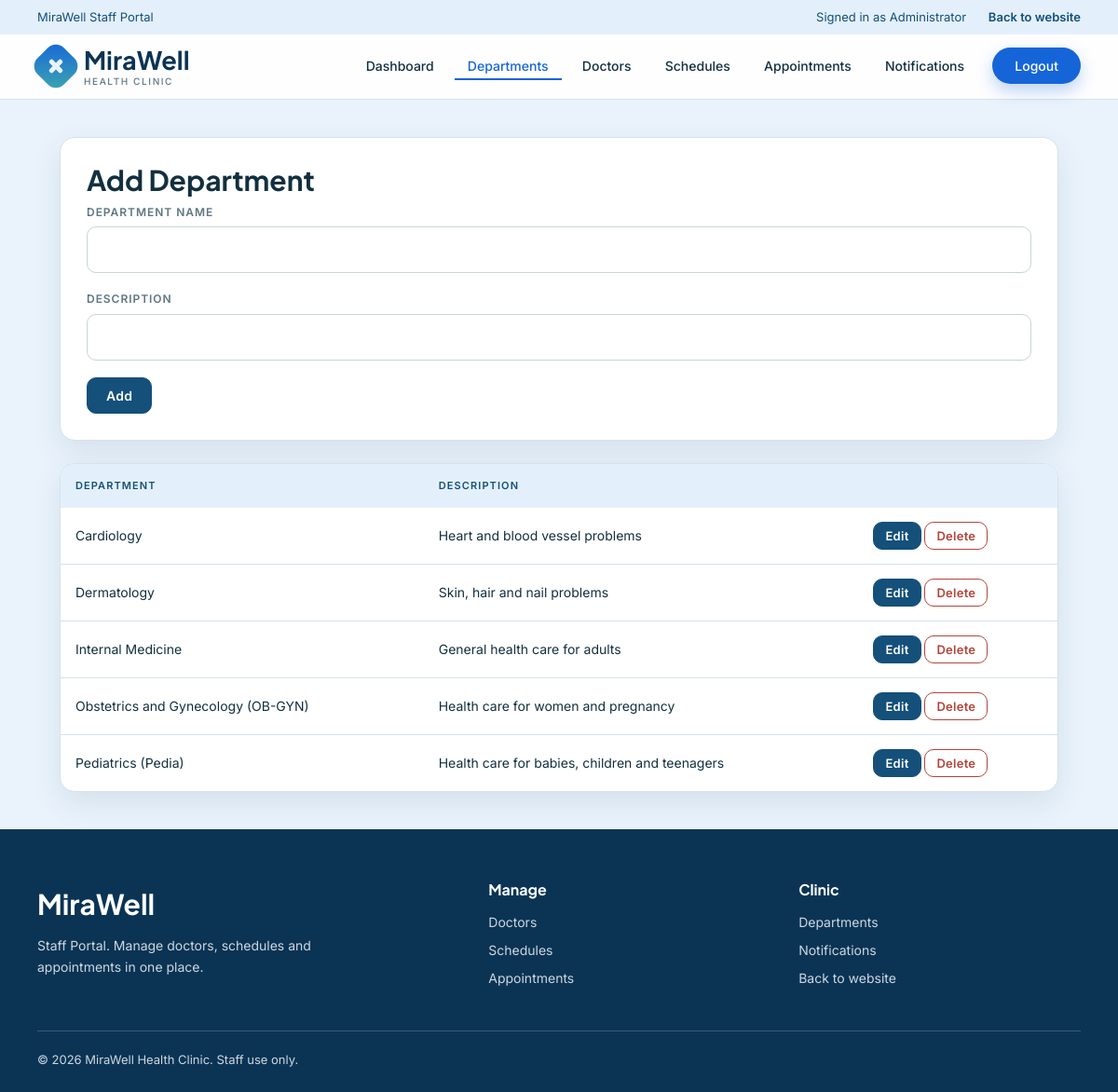
The page /medical_appointment/admin/departments.php (signed in) on the database its author committed.
### tables this page shows
CREATE TABLE departments (
  department_id INT AUTO_INCREMENT PRIMARY KEY,
  department_name VARCHAR(100) NOT NULL UNIQUE,
  description VARCHAR(255)
);

### medical_appointment/api/config.php (called while the page is built, shortened)
<?php
try {
    $conn = new mysqli("localhost", "root", "", "medical_appointment");
    $conn->set_charset("utf8mb4");
} catch (Exception $ex) {
    die("Cannot connect to the database. Start MySQL in XAMPP and import database.sql first.");
}
function run($sql, $types = "", $params = []) {
    global $conn;
    $stmt = $conn->prepare($sql);
    $stmt->execute();
    return $stmt;
}
function rows($sql, $types = "", $params = []) {
    return run($sql, $types, $params)->get_result()->fetch_all(MYSQLI_ASSOC);
}
function e($text) {
    return htmlspecialchars($text ?? "");
}
require_once __DIR__ . "/functions.php";

### medical_appointment/admin/departments.php (the view, shortened to what this page needs)
<?php
include "../api/config.php";
$edit = null;
$departments = rows("SELECT * FROM departments ORDER BY department_name");
include "header.php";
?>
<div class="box">
    <h2><?= $edit ? "Edit Department" : "Add Department" ?></h2>
    <form method="post">
        <label>Department Name</label>
        <input type="text" name="name" value="<?= e($edit["department_name"] ?? "") ?>" required>
        <label>Description</label>
        <input type="text" name="description" value="<?= e($edit["description"] ?? "") ?>">
        <button type="submit"><?= $edit ? "Update" : "Add" ?></button>
    </form>
</div>
<div class="table-wrap">
    <table>
        <tr>
            <th>Department</th>
            <th>Description</th>
            <th></th>
        </tr>
        <?php foreach ($departments as $d) { ?>
            <tr>
                <td><?= e($d["department_name"]) ?></td>
                <td><?= e($d["description"]) ?></td>
                <td>
                    <a class="btn" href="departments.php?edit=<?= $d["department_id"] ?>">Edit</a>
                    <a class="btn btn-red" href="departments.php?delete=<?= $d["department_id"] ?>" data-confirm="Delete this department?">Delete</a>
                </td>
            </tr>
        <?php } ?>
    </table>
</div>
<?php include "footer.php"; ?>

### medical_appointment/style/style.css (style rules this page uses)
:root { --cream: #eaf3fc; --cream-light: #f7fbfd; --rock: #7fc4c9; --rock-light: #e3f0fb; --blue: #1565d8; --teal: #3fa7b0; --venice: #14507a; --venice-dark: #0b3454; --ink: #12303f; --muted: #5f7684; --line: #d5e3ea; --red: #b4443a; --shadow: 0 12px 32px rgba(15, 67, 96, 0.1); --serif: "Plus Jakarta Sans", "Segoe UI", Roboto, Arial, sans-serif; --sans: "Inter", "Segoe UI", Roboto, Arial, sans-serif; }
* { box-sizing: border-box; }
body { margin: 0; font-family: var(--sans); font-size: 15px; line-height: 1.6; color: var(--ink); background: var(--cream); }
a { color: var(--venice); }
h1, h2, h3, h4 { font-family: var(--serif); font-weight: 700; line-height: 1.15; color: var(--ink); }
h2 { margin: 0 0 8px; font-size: 30px; }
.box { margin-bottom: 24px; padding: 28px; background: white; border: 1px solid var(--line); border-radius: 16px; box-shadow: var(--shadow); }
label { display: block; font-size: 12px; font-weight: 600; letter-spacing: 0.08em; text-transform: uppercase; color: var(--muted); }
input, select, textarea { width: 100%; margin: 6px 0 18px; padding: 12px 14px; font: inherit; color: var(--ink); background: white; border: 1px solid #c9d4da; border-radius: 10px; }
button, .btn { display: inline-block; padding: 10px 20px; font: 600 14px var(--sans); letter-spacing: 0.02em; color: white; text-decoration: none; background: var(--venice); border: 1px solid var(--venice); border-radius: 10px; cursor: pointer; transition: background 0.2s, border-color 0.2s, color 0.2s, transform 0.15s; }
.btn-red { color: var(--red); background: transparent; border-color: var(--red); }
td .btn, td button { padding: 6px 12px; font-size: 13px; }
.table-wrap { margin-bottom: 24px; overflow-x: auto; background: white; border: 1px solid var(--line); border-radius: 16px; box-shadow: var(--shadow); }
table { width: 100%; border-collapse: collapse; }
th { padding: 15px 16px; text-align: left; font-size: 11px; font-weight: 600; letter-spacing: 0.1em; text-transform: uppercase; color: var(--venice); background: var(--rock-light); }
td { padding: 15px 16px; font-size: 14px; border-bottom: 1px solid var(--line); }
tr:last-child td { border-bottom: none; }

### rows shown on the page
departments: department_name "Cardiology", description "Heart and blood vessel problems"
departments: department_name "Dermatology", description "Skin, hair and nail problems"
departments: department_name "Internal Medicine", description "General health care for adults"
departments: department_name "Obstetrics and Gynecology (OB-GYN)", description "Health care for women and pregnancy"
departments: department_name "Pediatrics (Pedia)", description "Health care for babies, children and teenagers"

### other values the page prints
$_SESSION["admin_name"] "Administrator"
$text "Dashboard Departments Doctors Schedules Appointments Notifications"
